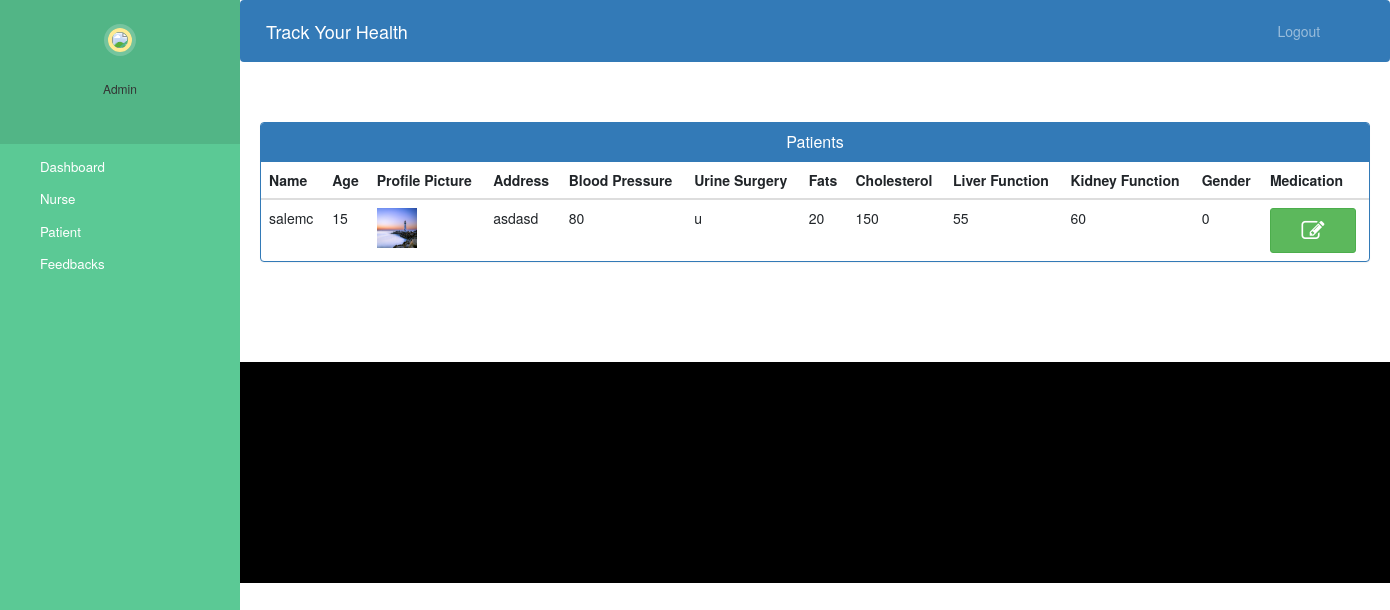
Page /admin-view-patient (signed in) on the earlier database version.
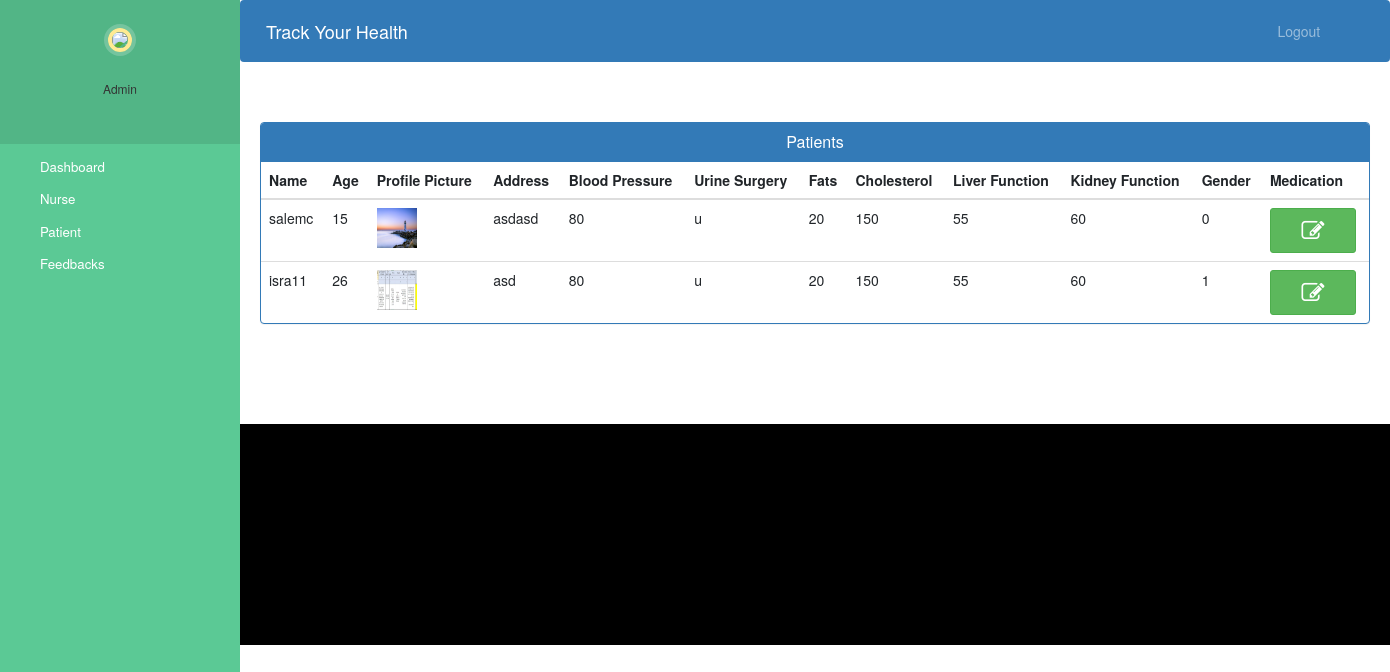
Same page on the later database version.
### track/models.py (models this page shows, shortened)
class Patient(models.Model):
    user=models.OneToOneField(User,on_delete=models.CASCADE)
    address = models.CharField(max_length=40)
    gender = models.IntegerField(choices=GENDER_CHOICES)
    age = models.IntegerField(default=15)
    symptoms = models.CharField(max_length=100,null=True)
    assignedDoctorId = models.PositiveIntegerField(null=True)
    profile_pic = models.ImageField(upload_to='profile_pic/PatientProfilePic/', null=True, blank=True)
    admitDate=models.DateField(auto_now=True)
    status=models.BooleanField(default=False)
    Urine_surgery=models.CharField(max_length=1000,default='u')
    Blood_Pressure=models.IntegerField(default=80)
    Fats=models.IntegerField(default=20)
    Cholesterol=models.IntegerField(default=150)
    Liver_function=models.IntegerField(default=55)
    Kidney_function=models.IntegerField(default=60)
    food_list = models.ManyToManyField(Food)
    medication_dosages = models.ManyToManyField(Medication)

### track/views.py (the view)
# urls.py: path('admin-view-patient', views.admin_view_patient_view, name='admin-view-patient'),
@user_passes_test(is_admin)
def admin_view_patient_view(request):
    patients = models.Patient.objects.all()
    return render(request, 'admin_view_patient.html', {'patients': patients})

### track/views.py (called while the page is built)
def is_admin(user):
    return user.is_staff

### templates/admin_view_patient.html (shortened to what this page needs)
{% extends 'admin_base.html' %}
{% block content %}
{%load static%}
<head>
  <link href="//netdna.bootstrapcdn.com/bootstrap/3.0.0/css/bootstrap.min.css" rel="stylesheet" id="bootstrap-css">
</head>
<div class="container">
  <div class="panel panel-primary">
    <div class="panel-heading">
      <h6 class="panel-title">Patients</h6>
    </div>
    <table class="table table-hover" id="dev-table">
      <thead>
        <tr>
          <th>Name</th>
          <th>Age</th>
          <th>Profile Picture</th>
          <th>Address</th>
          <th>Blood Pressure</th>
          <th>Urine Surgery</th>
          <th>Fats</th>
          <th>Cholesterol</th>
          <th>Liver Function</th>
          <th>Kidney Function</th>
          <th>Gender</th>
          <th>Medication</th>
        </tr>
      </thead>
      {% for d in patients %}
        <td> {{d.user}}</td>
        <td>{{d.age}}</td>
        <td> <img src="{% static d.profile_pic.url %}" alt="Profile Pic" height="40px" width="40px" /></td>
        <td>{{d.address}}</td>
        <td>{{d.Blood_Pressure}}</td>
        <td>{{d.Urine_surgery}}</td>
        <td>{{d.Fats}}</td>
        <td>{{d.Cholesterol}}</td>
        <td>{{d.Liver_function}}</td>
        <td>{{d.Kidney_function}}</td>
        <td>{{d.gender}}</td>
        <td><a class="btn btn-success btn-sm" href="{% url 'admin-add-medication' d.id  %}"><span class="fa fa-edit"></span></a></td>
      {% endfor %}
    </table>
  </div>
</div>
{% endblock content %}

### templates/admin_base.html (shortened to what this page needs)
<!DOCTYPE html>
{% load static %}
<html lang="en">
<head>
  <link rel="stylesheet" href="https://stackpath.bootstrapcdn.com/bootstrap/4.3.1/css/bootstrap.min.css">
  <link rel="stylesheet" href="https://maxcdn.bootstrapcdn.com/font-awesome/4.7.0/css/font-awesome.min.css">
  <link rel="stylesheet" href="{% static '/style.css' %}">
</head>
<body>
  <nav class="menu" tabindex="0">
    <header class="avatar">
      <img src="{% static "images/adminpropic.png" %}" />
      <br><br>
      <h6>Admin</h6>
    </header>
    <ul>
      <li tabindex="0" class="icon-dashboard"> <a style="color:white; text-decoration:none;" href="/admin-dashboard"><span>Dashboard</span></a> </li>
        <li tabindex="0" class="icon-customers"> <a style="color:white; text-decoration:none;" href="/admin-nurse"><span>Nurse</span></a></li>
      <li tabindex="0" class="icon-users"> <a style="color:white; text-decoration:none;" href="/admin-patient"><span>Patient</span></a></li>
      <li tabindex="0" class="icon-users"> <a style="color:white; text-decoration:none;" href="/admin-feedbacks"><span>Feedbacks</span></a></li>
    </ul>
  </nav>
  <main>
    <div class="bs-example">
      <nav class="navbar navbar-expand-md  navbar-dark fixed-top" style="background:#337AB7;">
        <a href="/admin-dashboard" class="navbar-brand">Track Your Health</a>
        <div class="collapse navbar-collapse justify-content-between" id="navbarCollapse">
          <div class="navbar-nav" style=" margin-left: 90%;">
            <a href="/logout" class="nav-item nav-link">Logout</a>
          </div>
        </div>
      </nav>
    </div>
    <br><br>
    {% block content %}
    {% endblock content %}
    <br><br><br><br>
    <footer>
      <br>
      <div class="container">
        <div class="row">
          <div class="col-md-12 col-sm-12">
          </div>
        </div>
      </div>
    </footer>
  </main>
</body>
</html>

### static/style.css (style rules this page uses)
body { padding-left: 240px; }
main { position: relative; height: 100vh; }
.menu { background: #5bc995; height: 100vh; width: 240px; position: fixed; top: 0px; left: 0; z-index: 5; outline: none; }
.menu .avatar { background: rgba(0, 0, 0, 0.1); padding: 2em 0.5em; text-align: center; }
.menu .avatar img { width: 100px; border-radius: 50%; overflow: hidden; border: 4px solid #ffea92; box-shadow: 0 0 0 4px rgba(255, 255, 255, 0.2); }
.menu ul { list-style: none; padding: 0.5em 0; margin: 0; }
.menu ul li { padding: 0.5em 1em 0.5em 3em; font-size: 0.95em; font-weight: regular; background-repeat: no-repeat; background-position: left 15px center; background-size: auto 20px; transition: all 0.15s linear; cursor: pointer; }
.menu ul li.icon-dashboard { background-image: url("http://www.entypo.com/images//gauge.svg"); }
.menu ul li.icon-customers { background-image: url("http://www.entypo.com/images//briefcase.svg"); }
.menu ul li.icon-users { background-image: url("http://www.entypo.com/images//users.svg"); }

### templates/admin_base.html (style rules this page uses)
a:link { text-decoration: none; }
a { color: white; }
footer { padding: 0px 0px 0px 0px; background-color: black; margin: 0px; }
.fa { font-size: 23px; width: 60px; text-align: center; text-decoration: none; margin: 5px 2px; border-radius: 50%; }
body { padding-left: 240px; }
main { position: relative; height: 100vh; }
.menu { background: #5bc995; height: 100vh; width: 240px; position: fixed; top: 0px; left: 0; z-index: 5; outline: none; }
.menu .avatar { background: rgba(0, 0, 0, 0.1); padding: 2em 0.5em; text-align: center; }
.menu .avatar img { width: 100px; border-radius: 50%; overflow: hidden; border: 4px solid #ffea92; box-shadow: 0 0 0 4px rgba(255, 255, 255, 0.2); }
.menu ul { list-style: none; padding: 0.5em 0; margin: 0; }
.menu ul li { padding: 0.5em 1em 0.5em 3em; font-size: 0.95em; font-weight: regular; background-repeat: no-repeat; background-position: left 15px center; background-size: auto 20px; transition: all 0.15s linear; cursor: pointer; }
.menu ul li.icon-dashboard { background-image: url("http://www.entypo.com/images//gauge.svg"); }
.menu ul li.icon-customers { background-image: url("http://www.entypo.com/images//briefcase.svg"); }
.menu ul li.icon-users { background-image: url("http://www.entypo.com/images//users.svg"); }

### templates/admin_view_patient.html (style rules this page uses)
a:link { text-decoration: none; }
h6 { text-align: center; }
.row { margin: 100px; }

Differences in the rows shown:
added Patient: user "isra11", age "26", profile_pic (picture), address "asd", Blood_Pressure "80", Urine_surgery "u", Fats "20", Cholesterol "150", Liver_function "55", Kidney_function "60", gender "1"
